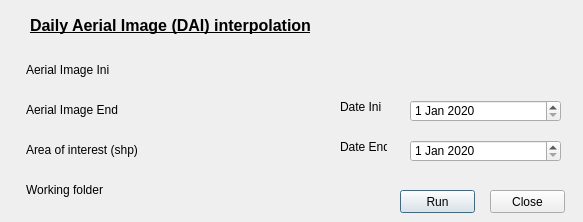
<?xml version="1.0" encoding="UTF-8"?>
<ui version="4.0">
 <class>daiDialogBase</class>
 <widget class="QDialog" name="daiDialogBase">
  <property name="geometry">
   <rect>
    <x>0</x>
    <y>0</y>
    <width>583</width>
    <height>222</height>
   </rect>
  </property>
  <property name="windowTitle">
   <string>DAI - Daily Aerial Image interpolation</string>
  </property>
  <property name="windowIcon">
   <iconset resource="resources.qrc">
    <normaloff>:/vielca/icon.png</normaloff>:/vielca/icon.png</iconset>
  </property>
  <widget class="QLabel" name="label">
   <property name="geometry">
    <rect>
     <x>26</x>
     <y>60</y>
     <width>111</width>
     <height>20</height>
    </rect>
   </property>
   <property name="text">
    <string>Aerial Image Ini</string>
   </property>
  </widget>
  <widget class="QLabel" name="label_2">
   <property name="geometry">
    <rect>
     <x>26</x>
     <y>100</y>
     <width>111</width>
     <height>20</height>
    </rect>
   </property>
   <property name="text">
    <string>Aerial Image End</string>
   </property>
  </widget>
  <widget class="QLabel" name="label_3">
   <property name="geometry">
    <rect>
     <x>26</x>
     <y>180</y>
     <width>101</width>
     <height>20</height>
    </rect>
   </property>
   <property name="text">
    <string>Working folder</string>
   </property>
  </widget>
  <widget class="QLabel" name="label_4">
   <property name="geometry">
    <rect>
     <x>26</x>
     <y>140</y>
     <width>111</width>
     <height>20</height>
    </rect>
   </property>
   <property name="text">
    <string>Area of interest (shp)</string>
   </property>
  </widget>
  <widget class="QLabel" name="label_5">
   <property name="geometry">
    <rect>
     <x>340</x>
     <y>140</y>
     <width>47</width>
     <height>13</height>
    </rect>
   </property>
   <property name="text">
    <string>Date End</string>
   </property>
  </widget>
  <widget class="QLabel" name="label_6">
   <property name="geometry">
    <rect>
     <x>340</x>
     <y>100</y>
     <width>47</width>
     <height>13</height>
    </rect>
   </property>
   <property name="text">
    <string>Date Ini</string>
   </property>
  </widget>
  <widget class="QLabel" name="label_7">
   <property name="geometry">
    <rect>
     <x>30</x>
     <y>10</y>
     <width>541</width>
     <height>31</height>
    </rect>
   </property>
   <property name="font">
    <font>
     <pointsize>12</pointsize>
     <weight>75</weight>
     <bold>true</bold>
     <underline>true</underline>
    </font>
   </property>
   <property name="text">
    <string>Daily Aerial Image (DAI) interpolation</string>
   </property>
  </widget>
  <widget class="QgsFileWidget" name="working_folder">
   <property name="geometry">
    <rect>
     <x>150</x>
     <y>180</y>
     <width>151</width>
     <height>27</height>
    </rect>
   </property>
   <property name="storageMode">
    <enum>QgsFileWidget::GetDirectory</enum>
   </property>
  </widget>
  <widget class="QDateEdit" name="date_ini">
   <property name="geometry">
    <rect>
     <x>410</x>
     <y>100</y>
     <width>151</width>
     <height>22</height>
    </rect>
   </property>
   <property name="dateTime">
    <datetime>
     <hour>0</hour>
     <minute>0</minute>
     <second>0</second>
     <year>2020</year>
     <month>1</month>
     <day>1</day>
    </datetime>
   </property>
  </widget>
  <widget class="QDateEdit" name="date_end">
   <property name="geometry">
    <rect>
     <x>410</x>
     <y>140</y>
     <width>151</width>
     <height>22</height>
    </rect>
   </property>
   <property name="dateTime">
    <datetime>
     <hour>0</hour>
     <minute>0</minute>
     <second>0</second>
     <year>2020</year>
     <month>1</month>
     <day>1</day>
    </datetime>
   </property>
  </widget>
  <widget class="QLabel" name="label_8">
   <property name="geometry">
    <rect>
     <x>410</x>
     <y>20</y>
     <width>131</width>
     <height>41</height>
    </rect>
   </property>
   <property name="text">
    <string/>
   </property>
   <property name="pixmap">
    <pixmap resource="resources.qrc">:/vielca/vielca.png</pixmap>
   </property>
   <property name="scaledContents">
    <bool>true</bool>
   </property>
  </widget>
  <widget class="QgsFileWidget" name="area_of_interes">
   <property name="geometry">
    <rect>
     <x>150</x>
     <y>140</y>
     <width>151</width>
     <height>27</height>
    </rect>
   </property>
  </widget>
  <widget class="QgsFileWidget" name="aerial_image_end">
   <property name="geometry">
    <rect>
     <x>150</x>
     <y>100</y>
     <width>151</width>
     <height>27</height>
    </rect>
   </property>
  </widget>
  <widget class="QgsFileWidget" name="aerial_image_ini">
   <property name="geometry">
    <rect>
     <x>150</x>
     <y>60</y>
     <width>151</width>
     <height>27</height>
    </rect>
   </property>
  </widget>
  <widget class="QPushButton" name="b_run">
   <property name="geometry">
    <rect>
     <x>400</x>
     <y>190</y>
     <width>75</width>
     <height>23</height>
    </rect>
   </property>
   <property name="text">
    <string>Run</string>
   </property>
  </widget>
  <widget class="QPushButton" name="b_close">
   <property name="geometry">
    <rect>
     <x>490</x>
     <y>190</y>
     <width>75</width>
     <height>23</height>
    </rect>
   </property>
   <property name="text">
    <string>Close</string>
   </property>
  </widget>
 </widget>
 <customwidgets>
  <customwidget>
   <class>QgsFileWidget</class>
   <extends>QWidget</extends>
   <header>qgsfilewidget.h</header>
  </customwidget>
 </customwidgets>
 <connections/>
</ui>
